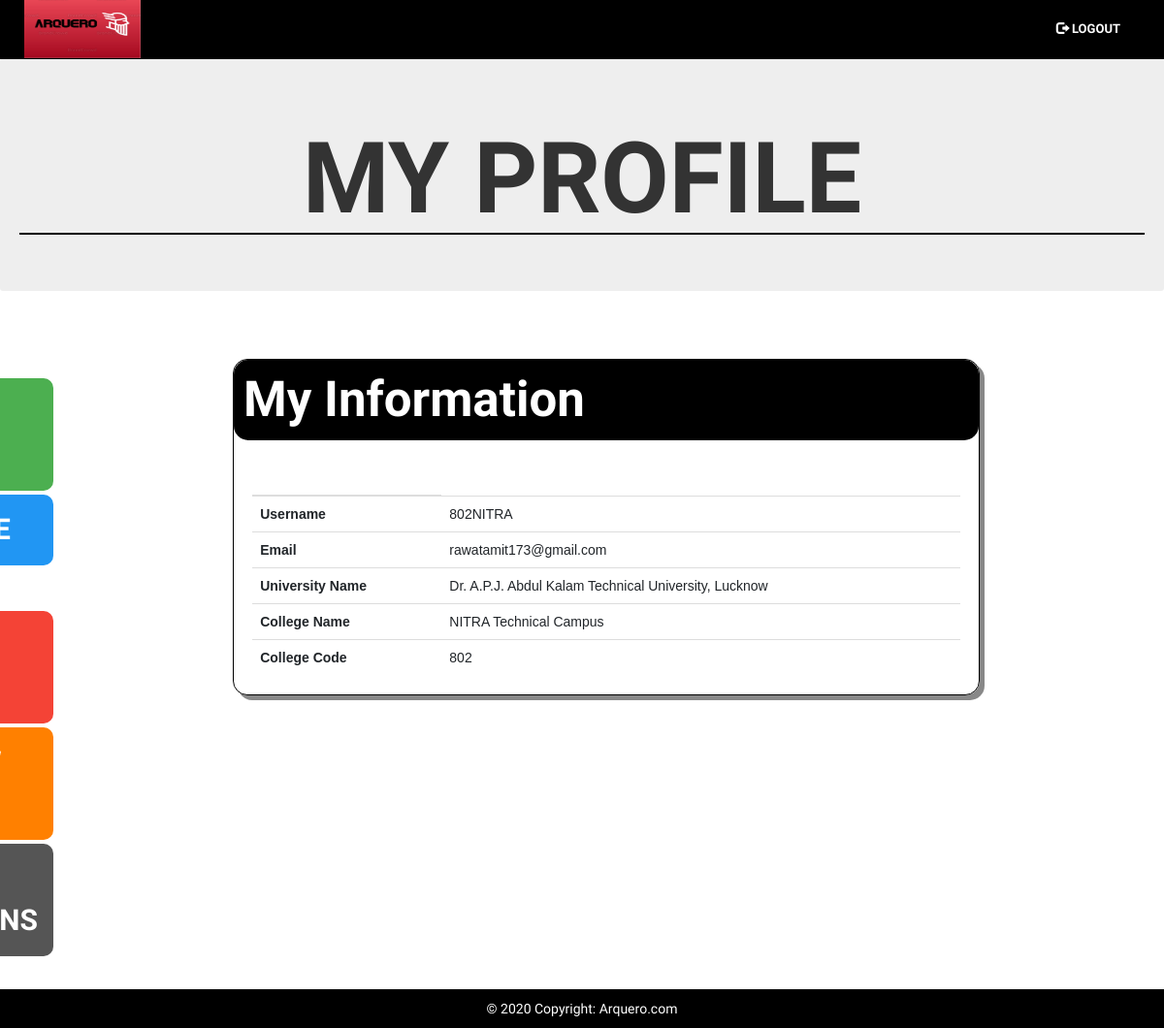
Screenshot of /aprofile (signed in) with the database file from the repository.
### users/models.py (models this page shows, shortened)
class adm(models.Model):
    clg_name = models.CharField(max_length=36)
    clg_code = models.IntegerField()
    uni_name = models.CharField(max_length=36)
    user = models.OneToOneField(User, on_delete=models.CASCADE)

### users/views.py (the view)
# urls.py: path('aprofile', admin_detail.ap, name='ap'),
    def ap(request):
        datas = adm.objects.filter(user=request.user)
        return render(request, 'admin_profile.html', {'data': datas})

### templates/admin_profile.html (shortened to what this page needs)
<!DOCTYPE html>
{% load static %}
<html lang="en-US">
<head>
	<link rel="stylesheet" href="css/bootstrap.min.css" />
	<link rel="stylesheet" href="https://maxcdn.bootstrapcdn.com/bootstrap/4.4.1/css/bootstrap.min.css">
  	<link rel="stylesheet" href="https://maxcdn.bootstrapcdn.com/bootstrap/3.3.7/css/bootstrap.min.css">
   	<link rel="stylesheet" href="css/glyphicon.css">
</head>
<body style=" font-family: Amatic SC">
  <nav class="navbar navbar-expand-sm navbar-light navbar-fixed-top" id="one">
    <a href="index" class="navbar-brand">
        <img id="logo" src="{% static 'logoarq.jpg' %}"  style="width: 120px; " class="img-fluid">
    </a>
    <div class="collapse navbar-collapse " id="cl">
        <div>
            <ul class="navbar-nav  float-right "class="mx-auto" style="width: 300px; ">
                <li class="nav-item">
                <a href="alogout" class="nav-link" style="color: white; margin-right: -120px;"><span class="glyphicon glyphicon-log-out" style="color: white;"></span >  LOGOUT</a>
                </li>
            </ul>
        </div>
    </div>
</nav>
<br><br><br>
<div class="jumbotron ,stu">
<h1 class="fonts" style="font-size: 102px; text-align: center; border-bottom: 2px solid black;"><b>MY PROFILE</b></h1></div><br><br>
<div class="container-fluid w3-padding">
  <div class="row">
    <div class="col-md-2">
      <div id="mySidenav" class="sidenav">
  <a href="apanel" id="about" class="fonts"><b>ADMIN's PORTAL</b></a>
  <a href="adminatt" id="blog" class="fonts"><b>ATTENDANCE</b></a>
  <a href="apass" id="projects" class="fonts"><b>EDIT PASSWORD</b></a>
  <a href="newbatch" id="contact" class="fonts"><b>ADDING NEW BATCH</b></a>
  <a href="anotification" id="notification" class="fonts"><b>UPLOADING NOTIFICATIONS</b></a>
      </div>
    </div>
    <div class="col-md-10">
       <div class="container-fluid " style="height: 650px; width: 800px;margin-left: 10px;">
  <div class="fonts" style="border:1px black solid;border-radius:15px; box-shadow: 5px 5px #888888;"><div style="border-radius:15px;background-color: black; color:white; font-size: 51px; background-clip: padding-box; padding: 5px; background-clip: padding-box; padding-left: 10px;"><b>My Information</b></div><br><br>
        <center>
      <table class="table" style="font-family: Arial, Helvetica, sans-serif;">
  <thead>
    <tr>
      <th scope="col"></th>
    </tr>
  </thead>
  <tbody>
  {% load static %}
    {% for da in data %}
    <tr>
      <th scope="col">Username</th>
      <td scope="row">{{user.username}}</td>
    </tr>
    <tr>
      <th scope="col">Email</th>
      <td>{{user.email}}</td>
    </tr>
    <tr>
      <th scope="col">University Name</th>
      <td>{{da.uni_name}}</td>
    </tr>
    <tr>
      <th scope="col">College Name</th>
      <td>{{da.clg_name}}</td>
    </tr>
    <tr>
      <th scope="col">College Code</th>
      <td>{{da.clg_code}}</td>
    </tr>
    {% endfor %}
  </tbody>
</table>
        </center>
      </div>
    </div>
  </div>
</div>
</div>
<footer class="page-footer " id="footer">
    <div class="footer-copyright text-center py-3" style="color:white">© 2020 Copyright:
      <a href="https://Arquero.com/" style="color:white">Arquero.com </a>
    </div>
</footer>
</body>
</html>

### templates/admin_profile.html (style rules this page uses)
#logo { height: 70px; margin-top: -30px; margin-right: 1px; }
#footer { bottom: 0; left: 0; width: 100%; background-color:black; color: white; text-align: center; }
.fonts { font-family: 'Amatic SC'; }
.nav-item { font-weight: bold; font-size:small; margin: auto; }
nav ul { background : none; float:right; font-size: 1.125em; margin-right: -5%; text-align:right; width:45%; }
#one { background-color: black; color: white; }
#mySidenav a { position: absolute; left: -195px; transition: 0.3s; padding: 15px; width: 250px; text-decoration: none; font-size: 30px; color: white; border-radius: 0 10px 10px 0; }
#about { top: 20px; background-color: #4CAF50; }
#blog { top: 140px; background-color: #2196F3; }
#projects { top: 260px; background-color: #f44336; }
#contact { top: 380px; background-color: #ff8000; }
#notification { top: 500px; background-color: #555; }
.table { width:95%; padding-left:50px; }

### rows the page displays
adm: uni_name "Dr. A.P.J. Abdul Kalam Technical University, Lucknow", clg_name "NITRA Technical Campus", clg_code "802"

### other values shown
{{ user.username }} "802NITRA"
{{ user.email }} "rawatamit173@gmail.com"
